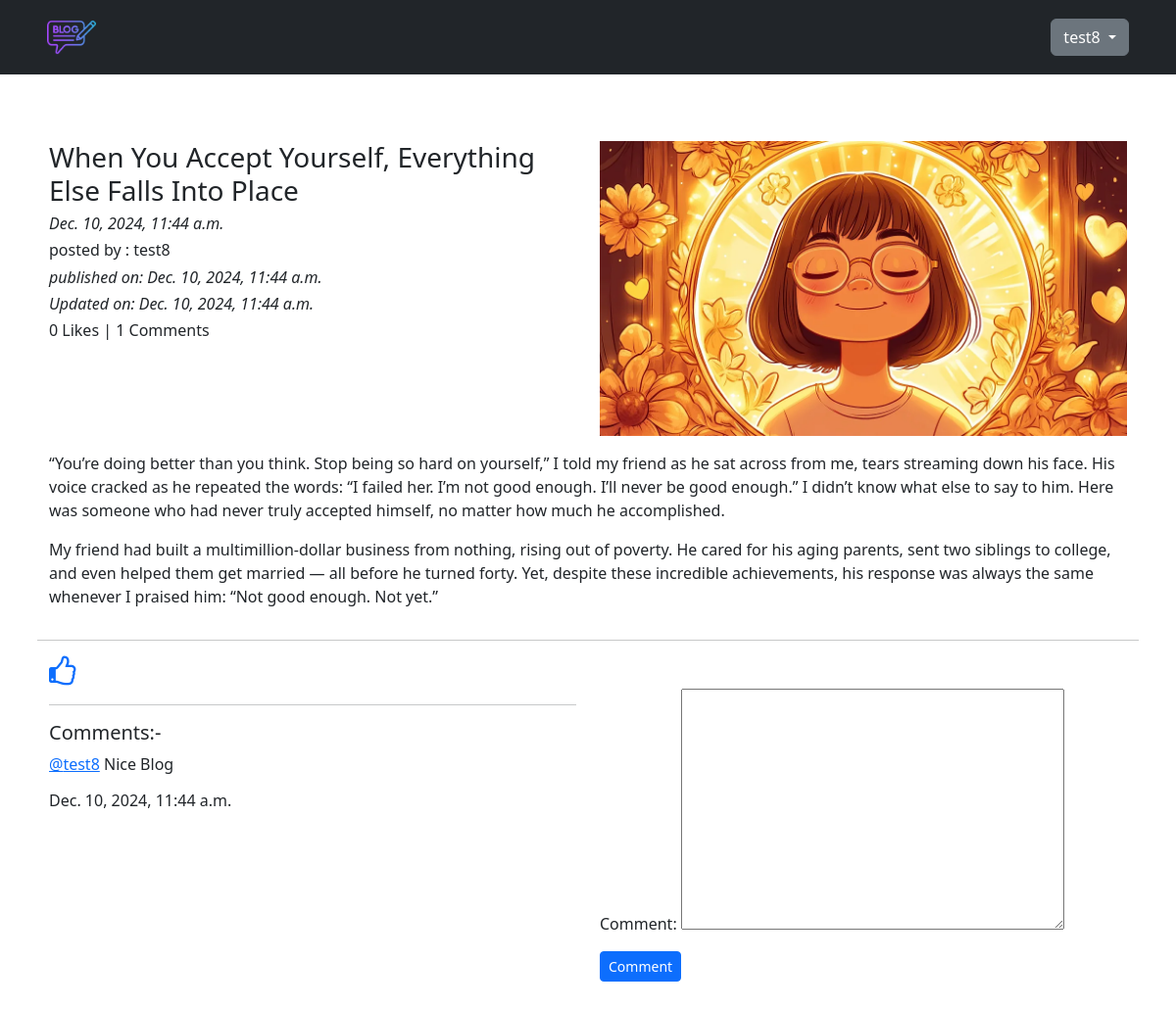
/blog/details/when-you-accept-yourself-everything-else-falls-into-place-e24768bb-697e-4d21-b821-59fdc1bf6929 (signed in), run on the app's committed database.
### App_Blog/models.py (models this page shows, shortened)
class Blog(models.Model):
    author= models.ForeignKey(User,on_delete=models.CASCADE,related_name="post_author")
    blog_title= models.CharField(max_length=100,verbose_name="enter the title")
    slug= models.SlugField(max_length=264, unique=True)
    blog_content= models.TextField(verbose_name="what is in your mind?")
    blog_image= models.ImageField(upload_to="blog_images", verbose_name="Blog Image")
    publish_Date= models.DateTimeField(auto_now_add=True)
    update_Date= models.DateTimeField(auto_now=True)
    class Meta:
        ordering=("-publish_Date",)

class Comment(models.Model):
    blog= models.ForeignKey(Blog,on_delete=models.CASCADE,related_name="blog_comment",verbose_name="blog_comment")
    user=models.ForeignKey(User,on_delete=models.CASCADE,verbose_name="user_comment")
    comment=models.TextField()
    comment_date= models.DateTimeField(auto_now_add=True)
    class Meta:
        ordering=("-comment_date",)

### App_Blog/views.py (the view, shortened to what this page needs)
# urls.py: path('details/<slug:slug>', views.blog_details, name='blog_details'),
@login_required
def blog_details(request,slug):
    blog=Blog.objects.get(slug=slug)
    comment_form= CommentForm()
    already_liked=Like.objects.filter(blog=blog,user=request.user)
    if already_liked:
        liked= True
    else:
        liked=False
    return render(request,"App_Blog/blog_details.html",context={"blog":blog,"comment_form":comment_form,"liked":liked})

### App_Blog/forms.py
class CommentForm(forms.ModelForm):
    class Meta:
        model= Comment
        fields= ('comment',)

### templates/App_Blog/blog_details.html (shortened to what this page needs)
{% extends "base.html" %}
{% block body_block %}
<div class="row">
  <div class="col-sm-6 mt-5">
    <h3>{{blog.blog_title}}</h3>
    <h6><i>{{blog.publish_Date}}</i></h6>
    <h6>posted by : {{blog.author}}</h6>
    <i><h6>published on: {{blog.publish_Date}}</h6></i>
    <i><h6>Updated on: {{blog.update_Date}}</h6></i>
    <h6>{{blog.blog_liked.count}} Likes | {{blog.blog_comment.count}} Comments</h6>
  </div>
  <div class="col-sm-6 mt-5">
    <img
      src="/media/{{blog.blog_image}}"
      alt="{{blog.blog_title}}"
      width="100%"
    />
  </div>
  <p>{{blog.blog_content|linebreaks}}</p>
  <hr>
</div>
{% if not liked %}
<a href="{% url "App_Blog:blog_liked" pk=blog.pk %}">
  <i class="fa fa-thumbs-o-up fa-2x" aria-hidden="true"></i>
</a>
{% else %}
<a href="{% url "App_Blog:blog_unliked" pk=blog.pk %}">
  <i class="fa fa-thumbs-o-down fa-2x" aria-hidden="true"></i>
</a>
{% endif %}
<div class="row">
  <div class="col-sm-6">
   <hr>
   <h5>Comments:- </h5>
   {% for comment in blog.blog_comment.all %}
   <p>
    <a href="">@{{comment.user}}</a>
  {{comment.comment}} <br> <h6>{{comment.comment_date}}</h6>
  </p>
   {% endfor %}
  </div>
  <div class="col-sm-6">
    <form method="POST">
      {{comment_form.as_p}}
      <button type="submit" class="btn btn-primary btn-sm">Comment</button>
    </form>
  </div>
</div>
<br>
<br>
{% endblock %}

### templates/base.html (shortened to what this page needs)
<!DOCTYPE html>
<html lang="en">
<head>
    <link href="https://cdn.jsdelivr.net/npm/bootstrap@5.3.3/dist/css/bootstrap.min.css" rel="stylesheet">
    <link href="https://cdnjs.cloudflare.com/ajax/libs/font-awesome/4.7.0/css/font-awesome.min.css" rel="stylesheet">
</head>
<body>
    <nav class="navbar navbar-expand-sm bg-dark navbar-dark">
        <div class="container-fluid d-flex justify-content-between align-items-center px-5">
            <a class="navbar-brand" href="{% url 'index' %}">
                <img src="/media/logo.png" width="50px" alt="Logo">
            </a>
            <div>
                {% if user.is_authenticated %}
                <div class="nav-item dropdown">
                    <a
                      class="btn btn-secondary dropdown-toggle"
                      href="#"
                      id="dropdownMenuLink"
                      data-bs-toggle="dropdown"
                      aria-expanded="false"
                    >
                      {{ user.username }}
                    </a>
                </div>
                {% else %}
                <a class="btn btn-outline-light me-2" href="{% url 'App_Login:signup' %}">Sign Up</a>
                <a class="btn btn-light" href="{% url 'App_Login:login' %}">Login</a>
                {% endif %}
            </div>
        </div>
    </nav>
    <div class="container" style="padding: 20px;">
        {% block body_block %}
        {% endblock %}
    </div>
</body>
</html>

### data on the page
Blog: blog_title "When You Accept Yourself, Everything Else Falls Into Place", publish_Date "Dec. 10, 2024, 11:44 a.m.", author "test8", update_Date "Dec. 10, 2024, 11:44 a.m.", blog_liked.count "0", blog_comment.count "1", blog_image (picture), blog_content "“You’re doing better than you think. Stop being so hard on yourself,” I told my friend as he sat across from me, tears streaming down his face. His voice cracked as he repeated the words: “I failed her. I’m not good enough. I’ll never be good enough.” I didn’t know what else to say to him. Here was someone who had never truly accepted himself, no matter how much he accomplished. My friend had built a multimillion-dollar business from nothing, rising out of poverty. He cared for his aging parents, sent two siblings to college, and even helped them get married — all before he turned forty. Yet, despite these incredible achievements, his response was always the same whenever I praised him:…"
Comment: user "test8", comment "Nice Blog", comment_date "Dec. 10, 2024, 11:44 a.m."

### other printed values
{{ user.username }} "test8"
